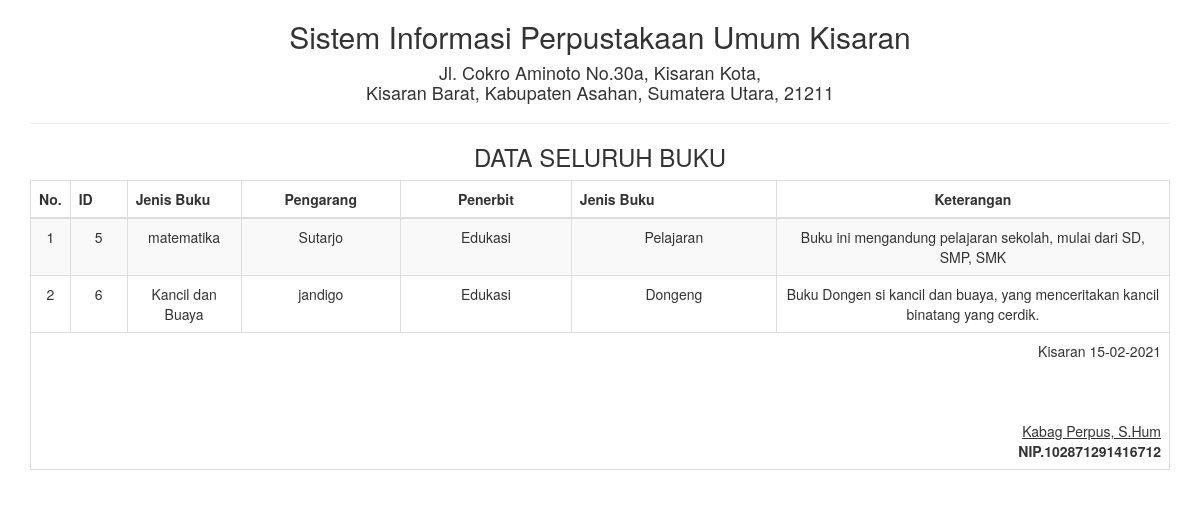
Screenshot of /report/buku_semua.php with the database file from the repository.
### tables this page shows
CREATE TABLE `tbl_buku` (
  `id` int(11) NOT NULL,
  `judul_buku` varchar(50) NOT NULL,
  `pengarang` varchar(50) NOT NULL,
  `penerbit` varchar(50) NOT NULL,
  `jenis_buku` varchar(25) NOT NULL,
  `ket` varchar(200) NOT NULL
);

### report/buku_semua.php (the view, shortened to what this page needs)
<!DOCTYPE html>
<html>
    <head>
        <link href="../Assets/css/bootstrap.min.css" rel="stylesheet" type="text/css"/>
    </head>
    <body onload="print()">
        <?php
        include '../config/koneksi.php';
        ?>
        <div class="container">
            <div class='row'>
                <div class="col-sm-12">
                    <div class="text-center">
                    <h2>Sistem Informasi Perpustakaan Umum Kisaran </h2>
                        <h4>Jl. Cokro Aminoto No.30a, Kisaran Kota, <br> Kisaran Barat, Kabupaten Asahan, Sumatera Utara, 21211</h4>
                        <hr>
                        <h3>DATA SELURUH BUKU</h3>
                        <table class="table table-bordered table-striped table-hover">
                        <tbody>
                                <thead>
								<tr>
									<th>No.</th><th width="5%">ID</th><th>Jenis Buku</th><th width="14%"><center>Pengarang</center></th><th width="15%"><center>Penerbit</center></th><th width="18%">Jenis Buku</th><th><center>Keterangan</center></th>
								</tr>
								</thead>
							<tbody>
                            <?php
                            $sql = "SELECT * FROM tbl_buku";
                            $query = mysqli_query($koneksi, $sql) or die("SQL Anda Salah");
                            $nomor = 0;
                            while ($data = mysqli_fetch_array($query)) {
                                $nomor++;
                                ?>
                                <tr>
                                    <td><?= $nomor ?></td>
									<td><?= $data['id'] ?></td>
                                    <td><?= $data['judul_buku'] ?></td>
                                    <td><?= $data['pengarang'] ?> </td>
                                    <td><?= $data['penerbit'] ?></td>
									<td><?= $data['jenis_buku'] ?></td>
									<td><?= $data['ket'] ?></td>
                                </tr>
                            <?php } ?>
							</tbody>
                        </tbody>
                            <tfoot>
                                <tr>
                                    <td colspan="8" class="text-right">
                                        Kisaran  <?= date("d-m-Y") ?>
                                        <br><br><br><br>
                                        <u>Kabag Perpus, S.Hum<strong></u><br>
                                        NIP.102871291416712
									</td>
								</tr>
							</tfoot>
                        </table>
                    </div>
                </div>
            </div>
    </body>
</html>

### rows the page displays
tbl_buku: id "5", judul_buku "matematika", pengarang "Sutarjo", penerbit "Edukasi", jenis_buku "Pelajaran", ket "Buku ini mengandung pelajaran sekolah, mulai dari SD, SMP, SMK"
tbl_buku: id "6", judul_buku "Kancil dan Buaya", pengarang "jandigo", penerbit "Edukasi", jenis_buku "Dongeng", ket "Buku Dongen si kancil dan buaya, yang menceritakan kancil binatang yang cerdik."
